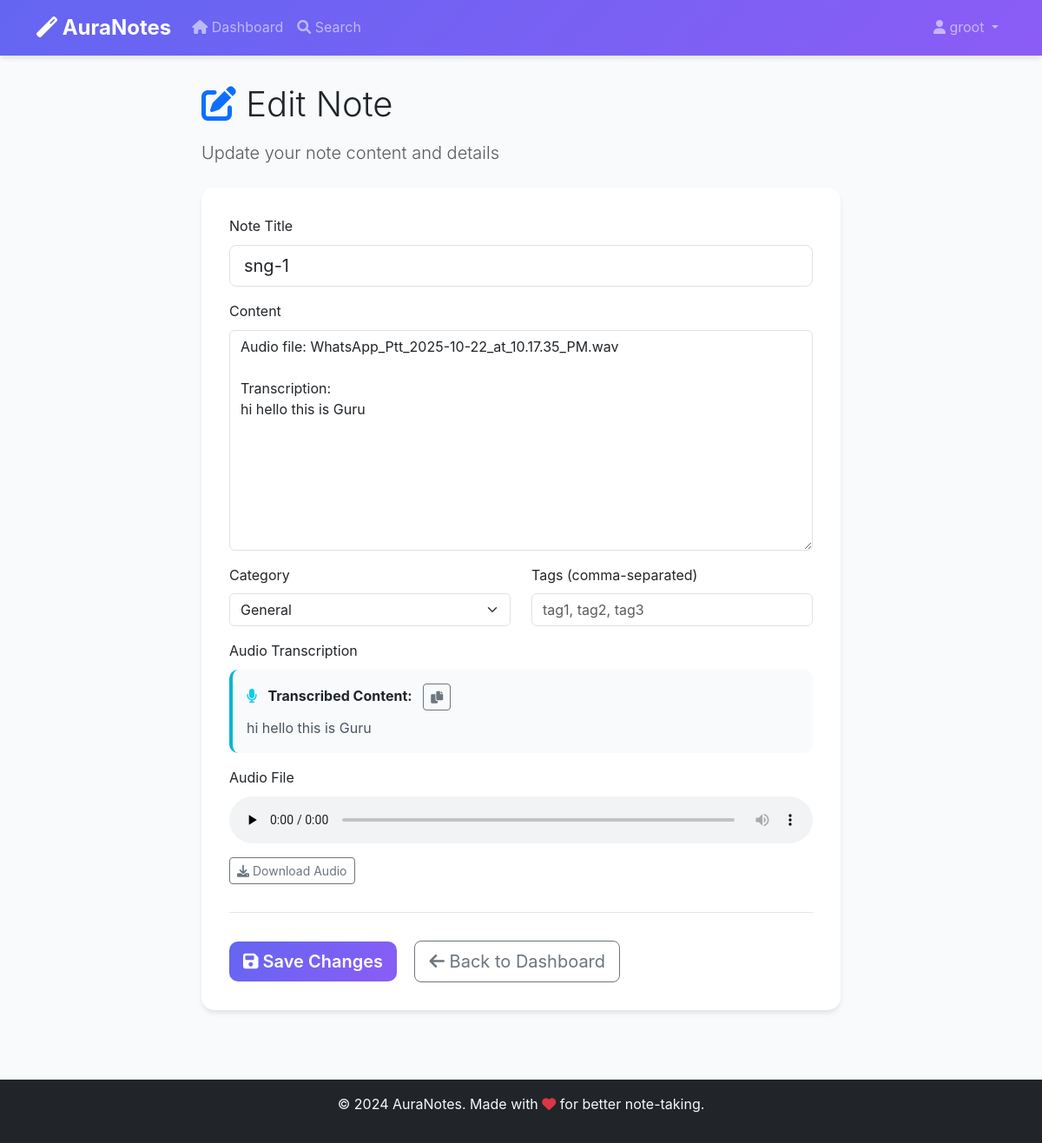
Page /edit_note/1 (signed in) on the earlier database version.
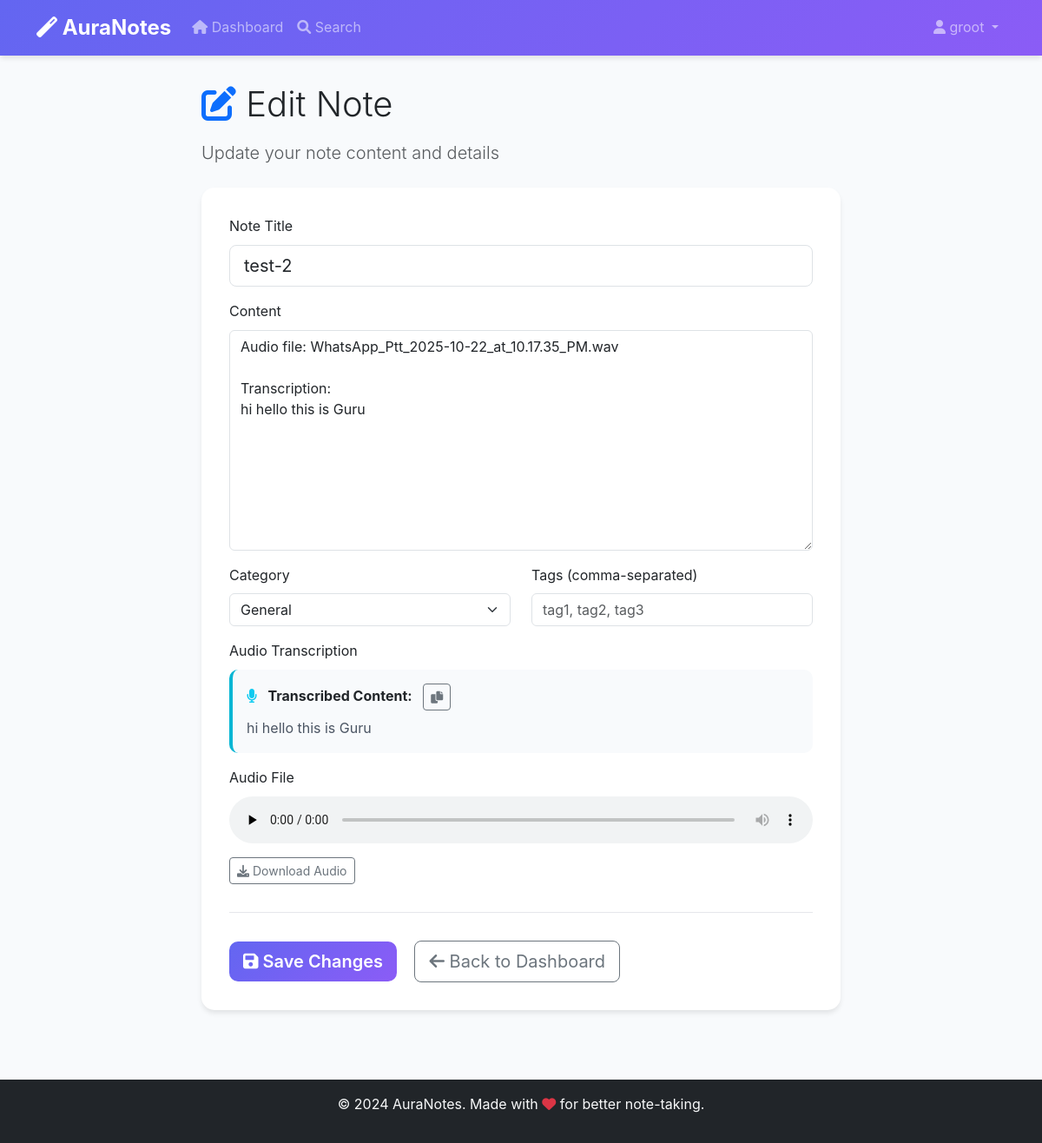
Same page on the later database version.
### app.py (models this page shows)
class Note(db.Model):
    id = db.Column(db.Integer, primary_key=True)
    title = db.Column(db.String(200), nullable=False)
    content = db.Column(db.Text, nullable=False)
    note_type = db.Column(db.String(20), nullable=False)  # 'text', 'file', 'audio'
    file_path = db.Column(db.String(500))
    transcription = db.Column(db.Text)  # For audio notes
    category = db.Column(db.String(50), default='General')
    tags = db.Column(db.String(500))  # JSON string of tags
    created_at = db.Column(db.DateTime, default=datetime.utcnow)
    updated_at = db.Column(db.DateTime, default=datetime.utcnow, onupdate=datetime.utcnow)
    user_id = db.Column(db.Integer, db.ForeignKey('user.id'), nullable=False)
    is_shared = db.Column(db.Boolean, default=False)
    shared_with = db.Column(db.String(500))  # JSON string of user IDs

### app.py (the view, shortened to what this page needs)
@app.route('/edit_note/<int:note_id>', methods=['GET', 'POST'])
@login_required
def edit_note(note_id):
    note = Note.query.get_or_404(note_id)
    if note.user_id != current_user.id:
        flash('You can only edit your own notes')
        return redirect(url_for('dashboard'))
    return render_template('edit_note.html', note=note)

### app.py (called while the page is built)
@login_manager.user_loader
def load_user(user_id):
    return User.query.get(int(user_id))

### templates/edit_note.html (shortened to what the changed rows need)
{% extends "base.html" %}
{% block content %}
<div class="edit-note-container">
    <div class="container">
        <div class="row justify-content-center">
            <div class="col-lg-8">
                <div class="edit-note-header mb-4">
                    <h1 class="display-6 mb-3">
                        <i class="fas fa-edit text-primary"></i> Edit Note
                    </h1>
                </div>
                <div class="edit-note-form">
                    <form method="POST">
                        <div class="mb-3">
                            <label for="title" class="form-label">Note Title</label>
                            <input type="text" class="form-control form-control-lg" id="title" name="title"
                                   value="{{ note.title }}" required>
                        </div>
                        <div class="mb-3">
                            <label for="content" class="form-label">Content</label>
                            <textarea class="form-control" id="content" name="content" rows="10"
                                      placeholder="Write your note content here...">{{ note.content }}</textarea>
                        </div>
                        <div class="row">
                            <div class="col-md-6">
                                <div class="mb-3">
                                    <label for="category" class="form-label">Category</label>
                                    <select class="form-select" id="category" name="category">
                                        <option value="General" {% if note.category == 'General' %}selected{% endif %}>General</option>
                                    </select>
                                </div>
                            </div>
                        </div>
                        {% if note.note_type == 'audio' and note.transcription %}
                        <div class="mb-3">
                            <label class="form-label">Audio Transcription</label>
                            <div class="transcription-display">
                                <div class="transcription-content">
                                    <i class="fas fa-microphone text-info me-2"></i>
                                    <strong>Transcribed Content:</strong>
                                </div>
                                <div class="transcription-text">
                                    {{ note.transcription }}
                                </div>
                            </div>
                        </div>
                        {% endif %}
                    </form>
                </div>
            </div>
        </div>
    </div>
</div>
{% endblock %}

Differences in the rows shown:
changed Note "hi hello this is Guru": title "sng-1" → "test-2"
